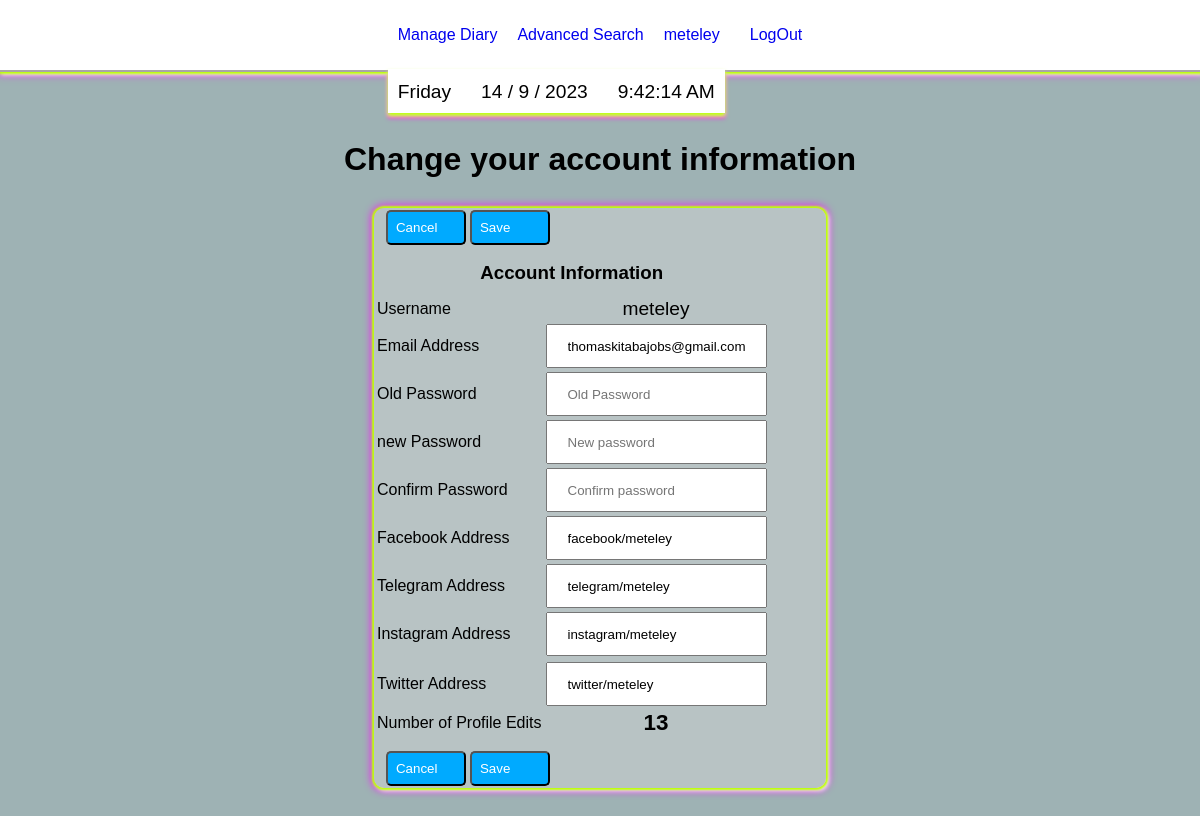
/changeaccountinfo (signed in), run on the app's committed database.
### tables this page shows
CREATE TABLE users (id INTEGER PRIMARY KEY AUTOINCREMENT NOT NULL, username TEXT NOT NULL, hash TEXT NOT NULL, fname type text, lname type text, useremail text, dateregistered type text, dateofbirth type text, primaryphone type text, country type text, secondaryphone type text, city type text, gender type text, facebookaddress type text, telegramaddress type text, instagramaddress type text, twitteraddress type text, useraddress type text, numberofprofilechanges type integer default 0, emailconfirmed type text default 'False');

### app.py (the view)
@app.route("/changeaccountinfo")  # type: ignore
@login_required
def changeaccountinfo():
    if request.method == "POST":
        pass
    else:
        return render_template("profile.html", current_user_name=global_user_name(), upi=user_profile_information()[0], change_account_info=1)

### app.py (called while the page is built)
def login_required(f):
    @wraps(f)
    def decorated_function(*args, **kwargs):
        if not session.get('logged_in'):
            return redirect('/login')
        return f(*args, **kwargs)
    return decorated_function

def global_user_name():
    current_user_name = db.execute(
        "SELECT username FROM users WHERE id = ?", session["user_id"])
    return (current_user_name)

def user_profile_information():
    name = global_user_name()
    user_profile_information = db.execute(
        "SELECT * FROM users WHERE username = ?", name[0]["username"])
    return user_profile_information

@app.after_request
def after_request(response):
    response.headers["Cache-Control"] = "no-cache, no-store, must-revalidate"
    response.headers["Expires"] = 0
    response.headers["Pragma"] = "no-cache"
    return response

### templates/profile.html (shortened to what this page needs)
{% extends "layout.html" %}
{% block main %}
<div>
    <div class="center-text">
        {% if change_account_info %}
        <h1> Change your account information </h1>
        <div class= "margin-b float-bg-light magenta-box-shadow">
          <table>
            <tbody>
              <tr>
                <div class="flex-horizontal margin-m">
                  <button class="my-button-1"> Cancel</button>
                  <button class ="my-button-1">Save</button>
                </div>
              </tr>
            <tr>
              <td colspan="2">
                <div class="flex  margin-bottom-s">
                  <h3 class="center-text">Account Information</h3>
                </div>
              </td>
            </tr>
              <tr>
                <td>Username</td>
                <td class="flex-horizontal "> <div class="center-text">{{upi["username"]}} </div></td>
              </tr>
              <tr>
                <td>Email Address</td>
                <td><input type="text" name="useremail" value='{{upi["useremail"]}}' placeholder="email address"></td>
              </tr>
              <tr>
                <td>Old Password</td>
                <td><input name="password" type="password" placeholder="Old Password"></td>
              </tr>
              <tr>
                <td>new Password</td>
                <td><input name ="newpassword" type="password" placeholder="New password"></td>
              </tr>
              <tr>
                <td>Confirm Password</td>
                <td><input name= "confrimpassword" type="password" placeholder="Confirm password"></td>
              </tr>
              <tr>
                <td>Facebook Address</td>
                <td>  <input name= "facebookaddress" type="text" value='{{upi["facebookaddress"]}}' placeholder="Facebook Address"></td>
              </tr>
              <tr>
                <td>Telegram Address</td>
                <td><input name="telegramaddress" type="text" value='{{upi["telegramaddress"]}}' placeholder="Telegram Address"></td>
              </tr>
              <tr>
                <td>Instagram Address</td>
                <td><input name= "instagramaddress" type="text" value='{{upi["instagramaddress"]}}'placeholder="Instagram Address"></td>
              </tr>
              <tr>
                <tr>
                  <td>Twitter Address</td>
                  <td><input name= "twitteraddress" type="text" value='{{upi["twitteraddress"]}}' placeholder="Twitter Address"></td>
                </tr>
              </tr>
              <tr>
                <td>Number of Profile Edits</td>
                <td><div class="flex-horizontal"><h3 class="center-text">{{upi["numberofprofilechanges"]}}</h3> </div></td>
              </tr>
            </tbody>
          </table>
          <div class="flex-horizontal margin-m">
            <button class="my-button-1"> Cancel</button>
            <button class ="my-button-1">Save</button>
          </div>
        </div>
        {% endif %}
    </div>
</div>
{% endblock %}

### templates/layout.html (shortened to what this page needs)
<!DOCTYPE html>
<html lang="en">
    <head>
        <link rel="stylesheet" type="text/css" href="../static/virtual-select.min.css">
        <link rel="stylesheet" href="static/style.css">
    </head>
    <body onload = "showedited(); loadCatagories()">
        <div class="container">
            <div class="header magenta-box-shadow">
              <div class = "">
                <ul class = "date-time nav flex-horizontal  white-background clock-box-shadow">
                  <li id="day" class = "nav-list"></li>
                  <li id="today" class = "nav-list"></li>
                  <li id="clock" class = "nav-list"></li>
                </ul>
              </div>
                {% if session["user_id"] %}
                <ul class="nav">
                    <li class="nav-down"> <a href= "/managediary">Manage Diary</a>
                    </li>
                </ul>
                <ul class="nav">
                    <li><a href="/search">Advanced Search </a></li>
                </ul>
                <ul class="nav">
                    <li class="nav-down">  <a href="/manageprofile"> {% if current_user_name %} {{current_user_name[0]["username"]}} {% endif %}</a>
                    </li>
                    <li >   <a href="/logout">LogOut</a> </li>
                </ul>
                    {% endif %}
            </div>
                        <div class = "image-diary">
                        <div class="center-body">
                                {% block main %}
                                {% endblock %}
                        </div>
                      </div>
                    </div>
                </body>
    </html>

### static/style.css (style rules this page uses)
*, *::before, *::after { font-family: Arial, Helvetica, sans-serif; box-sizing: border-box; }
body { margin: 0; padding: 0; background-color: rgb(158, 178, 180); }
.container { position: relative; margin-top: 120px; width: 100%; height: fit-content; font-family: cursive, arial; }
.header { position: fixed; width: 100%; background-color: white; top: 0px; display: flex; border-bottom: 2px solid rgb(170, 166, 166); justify-content: center; z-index: 11; }
.nav { position: relative; display: flex; gap: 10px; list-style: none; justify-content: center; padding-right: 10px; z-index: 1; }
.date-time { position: absolute; top: 50px; }
.center-body { background-size: contain; background-repeat:no-repeat; background-position: center center; display: flex; flex-direction: column; top: 0px; left: 0px; width: 100%; height: 100%; justify-content: flex-start; align-items: center; z-index: -1; margin: 0px 0px; }
.header ul, .max-content { width: max-content; padding: 0px; }
a { text-decoration: none; }
.nav-down { padding: 10px; }
ul li { padding: 10px 10px; }
li { border-color: 2px solid blue; }
button { display: flex; flex-shrink: 0; min-width: 6em; padding: 10px 48px; border-radius: 10px; }
.my-button-1, .my-button-fixed .custom-button { background-color: rgb(0, 170, 255); padding: 8px; margin: 2px; border-radius: 5px; align-self: center; color: white; }
input { align-self: center; padding: 20px; width: 100%; height: 20px; }
.center-text { margin: 0 auto; }
.flex, .edit-flex { display: flex; flex-direction: column; flex: 1; flex-basis: 100%; flex-wrap: wrap; }
.flex-horizontal { display: flex; flex-wrap: nowrap; justify-content: flex-start; align-items: flex-start; font-size: 1.2rem; }
.margin-m { margin: 10px; }
.margin-b { margin: 30px; }
.margin-bottom-s { margin-bottom: 10px; }
.float-bg-light { background: rgba(223, 221, 221, 0.4); border-radius: 10px; }
.white-background { background: white; }
.magenta-box-shadow { box-shadow: 0 2px 2px 2px rgb(188, 255, 6), 2px 2px 4px 1px rgb(250, 252, 252), 0px 2px 8px 2px magenta; }
.clock-box-shadow { border-top: 2px solid white; box-shadow: 0px 3px 4px 0px rgb(188, 255, 6), 0px 3px 4px 0px rgb(250, 252, 252), 0px 5px 4px 0px magenta; }
.magenta-box-shadow { box-shadow: 0 0 2px 2px rgb(188, 255, 6), 2px 2px 4px 1px rgb(250, 252, 252), 0px 0px 8px 2px magenta; }
table, tr, td, th { border: 0px dashed green; }
@media (min-width: 1000px) { .flex { flex-direction: row; } }

### data on the page
users: username "meteley", useremail "thomaskitabajobs@gmail.com", facebookaddress "facebook/meteley", telegramaddress "telegram/meteley", instagramaddress "instagram/meteley", twitteraddress "twitter/meteley", numberofprofilechanges "13"
